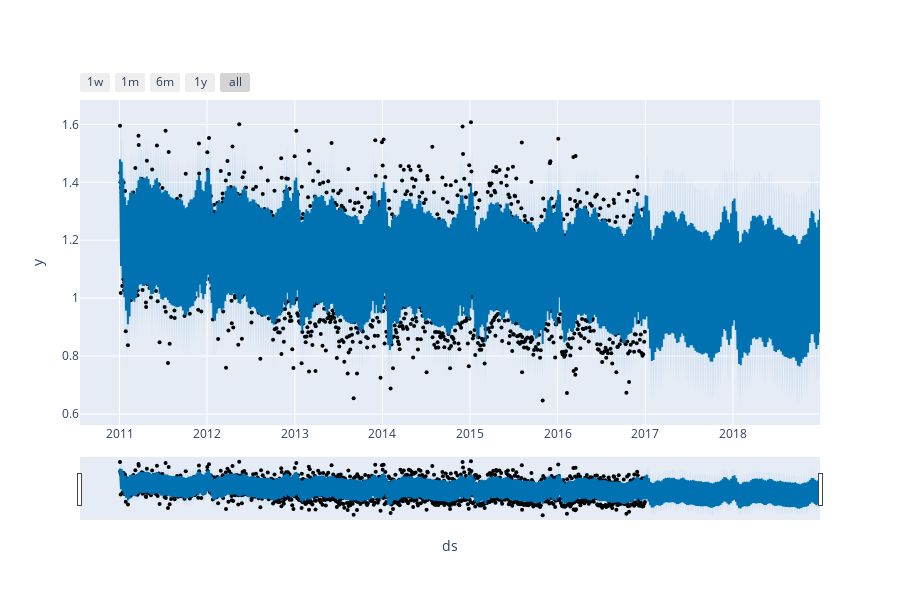

The cell this chart's notebook holds for it:
### Code cell
plot_plotly(m_gc, forecast_gc)

### Figure 1 — Plotly figure (JSON) as saved in the notebook; plotly's stock layout.template omitted (floating-point values rounded to 4 significant figures; data arrays with more than 128 entries replaced by an {"elided": "..."} marker saying what was removed)
{"data": [{"marker": {"color": "black", "size": 4}, "mode": "markers", "name": "Actual", "type": "scatter", "x": {"elided": "1565 str values"}, "y": {"elided": "1565 float values"}}, {"hoverinfo": "skip", "line": {"width": 0}, "mode": "lines", "type": "scatter", "x": {"elided": "2295 str values"}, "y": {"elided": "2295 float values"}}, {"fill": "tonexty", "fillcolor": "rgba(0, 114, 178, 0.2)", "line": {"color": "#0072B2", "width": 2}, "mode": "lines", "name": "Predicted", "type": "scatter", "x": {"elided": "2295 str values"}, "y": {"elided": "2295 float values"}}, {"fill": "tonexty", "fillcolor": "rgba(0, 114, 178, 0.2)", "hoverinfo": "skip", "line": {"width": 0}, "mode": "lines", "type": "scatter", "x": {"elided": "2295 str values"}, "y": {"elided": "2295 float values"}}], "layout": {"height": 600, "showlegend": false, "width": 900, "xaxis": {"rangeselector": {"buttons": [{"count": 7, "label": "1w", "step": "day", "stepmode": "backward"}, {"count": 1, "label": "1m", "step": "month", "stepmode": "backward"}, {"count": 6, "label": "6m", "step": "month", "stepmode": "backward"}, {"count": 1, "label": "1y", "step": "year", "stepmode": "backward"}, {"step": "all"}]}, "rangeslider": {"visible": true}, "title": {"text": "ds"}, "type": "date"}, "yaxis": {"title": {"text": "y"}}}}
